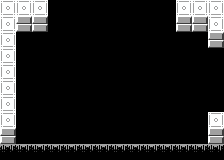

Below is a game level as drawn by its tile map, then a one-line description and the .tmx file that defines it, in full:
An orthogonal 14x10 tile map with 16x16 px tiles, 1 tile layer (Tile Layer 1).

<map version="1.9" tiledversion="1.9.0" orientation="orthogonal" renderorder="right-down" width="14" height="10" tilewidth="16" tileheight="16" infinite="0" nextlayerid="2" nextobjectid="1">
 <tileset firstgid="1" source="../room_tileset.tsx" />
 <layer id="1" name="Tile Layer 1" width="14" height="10">
  <data encoding="csv">
4,4,4,1,1,1,1,1,1,1,1,4,4,4,
4,3,3,1,1,1,1,1,1,1,1,3,3,4,
4,1,1,1,1,1,1,1,1,1,1,1,1,3,
4,1,1,1,1,1,1,1,1,1,1,1,1,1,
4,1,1,1,1,1,1,1,1,1,1,1,1,1,
4,1,1,1,1,1,1,1,1,1,1,1,1,1,
4,1,1,1,1,1,1,1,1,1,1,1,1,1,
4,1,1,1,1,1,1,1,1,1,1,1,1,4,
3,1,1,1,1,1,1,1,1,1,1,1,1,3,
5,5,5,5,5,5,5,5,5,5,5,5,5,5
</data>
 </layer>
</map>
